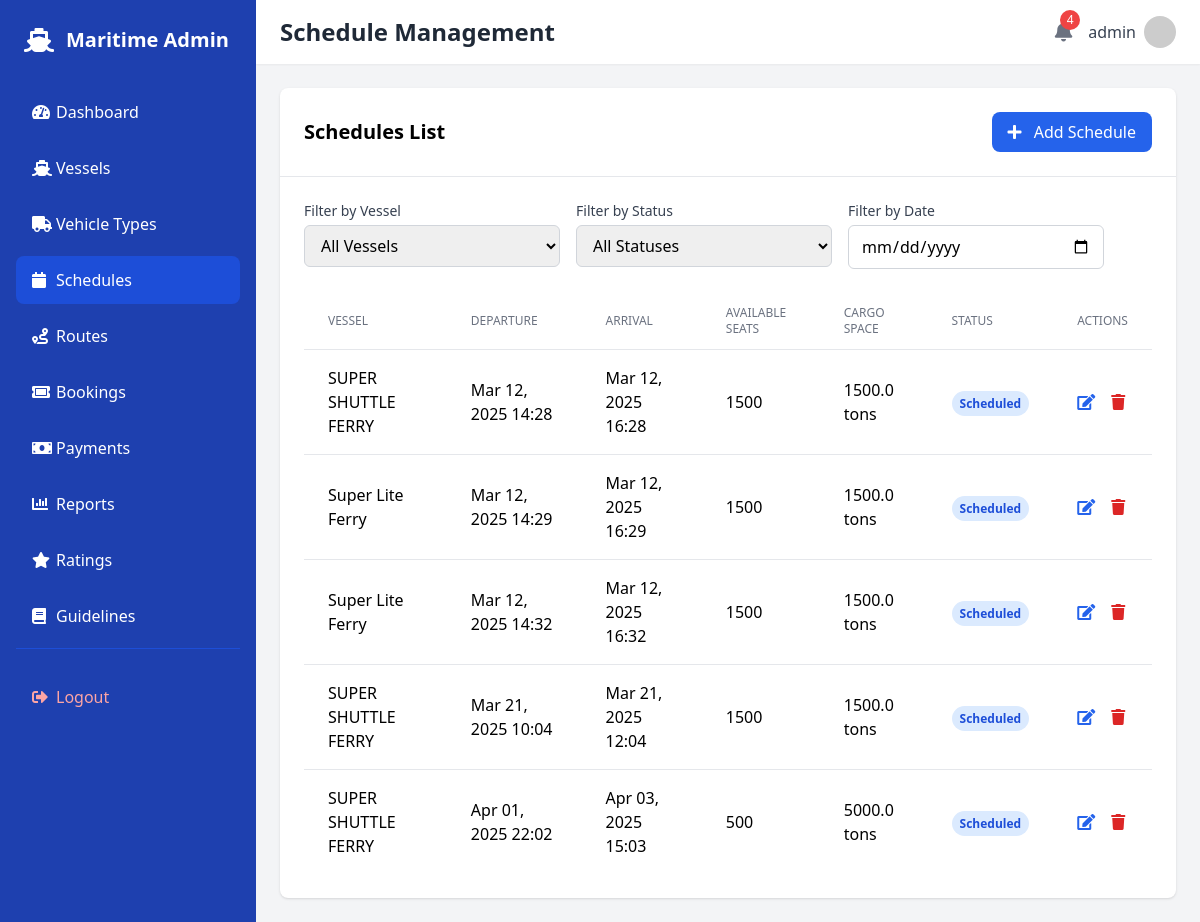
The page /dashboard/schedules/ (signed in) on the database as committed earlier.
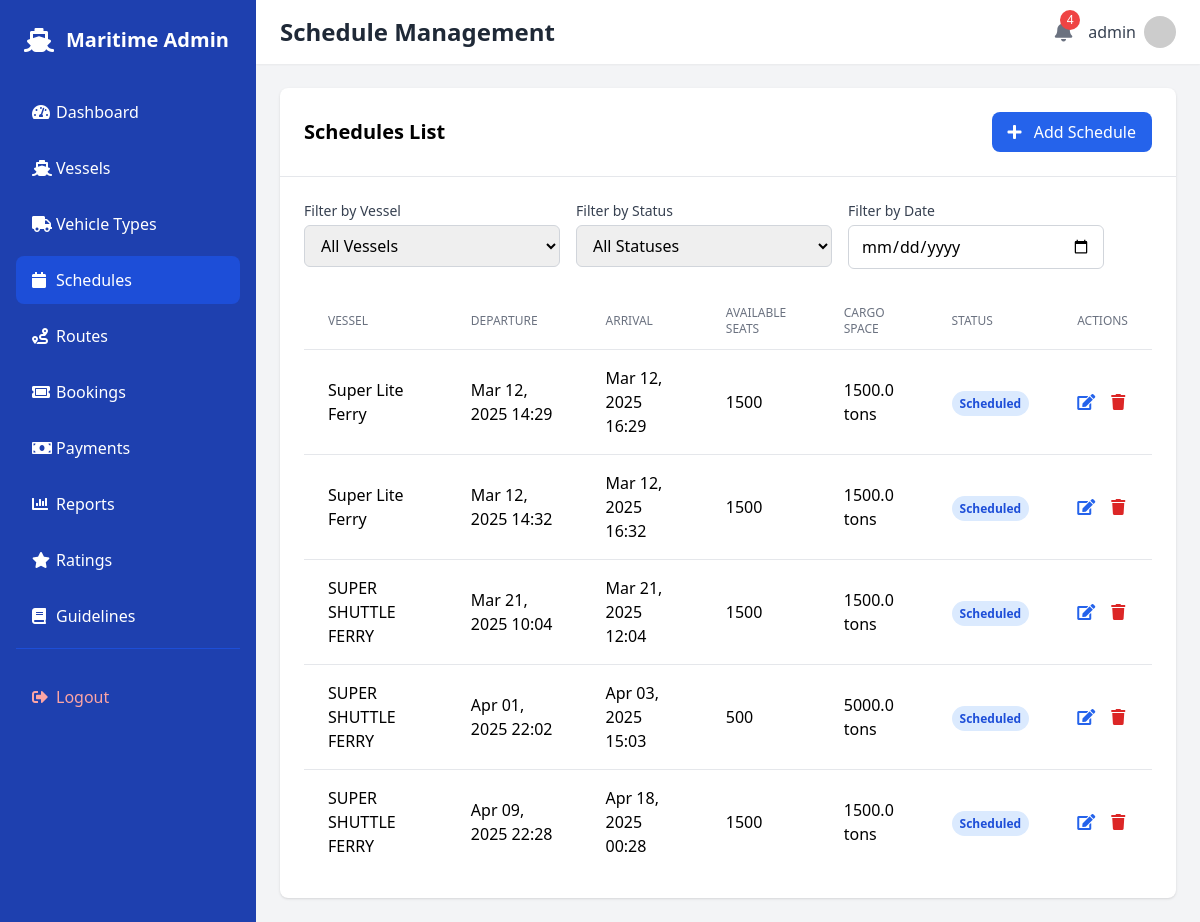
The same page on the database as committed later.
### trip/models.py (models this page shows, shortened)
class Schedule(models.Model):
    vessel = models.ForeignKey(Vessel, on_delete=models.CASCADE)
    route = models.ForeignKey(Route, on_delete=models.CASCADE)
    departure_datetime = models.DateTimeField()
    arrival_datetime = models.DateTimeField()
    available_seats = models.PositiveIntegerField()
    available_cargo_space = models.FloatField()
    adult_fare = models.DecimalField(
        max_digits=10,
        decimal_places=2,
        validators=[MinValueValidator(0)],
        help_text="Adult passenger fare rate"
    )
    child_fare = models.DecimalField(
        max_digits=10,
        decimal_places=2,
        validators=[MinValueValidator(0)],
        help_text="Child passenger fare rate (ages 3-11)"
    )
    STATUS_CHOICES = [
        ('scheduled', 'Scheduled'),
        ('in_progress', 'In Progress'),
        ('completed', 'Completed'),
        ('canceled', 'Canceled'),
    ]
    status = models.CharField(max_length=20, choices=STATUS_CHOICES, default='scheduled')
    notes = models.TextField(blank=True, null=True)

class Vessel(models.Model):
    name = models.CharField(max_length=100)
    capacity_passengers = models.PositiveIntegerField()
    capacity_cargo = models.FloatField(help_text="Capacity in metric tons")
    active = models.BooleanField(default=True)

### trip/views.py (the view)
# urls.py: path('dashboard/schedules/', views.schedule_list, name='dashboard_schedules'),
@login_required
@staff_member_required
def schedule_list(request):
    schedules = Schedule.objects.select_related('vessel', 'route').order_by('departure_datetime')
    search_query = request.GET.get('search', '')
    status_filter = request.GET.get('status', '')
    date_filter = request.GET.get('date', '')
    if search_query:
        schedules = schedules.filter(
            Q(vessel__name__icontains=search_query) |
            Q(route__name__icontains=search_query)
        )
    if status_filter:
        schedules = schedules.filter(status=status_filter)
    if date_filter:
        try:
            filter_date = timezone.datetime.strptime(date_filter, '%Y-%m-%d').date()
            schedules = schedules.filter(departure_datetime__date=filter_date)
        except ValueError:
            pass
    paginator = Paginator(schedules, 15)  # Show 15 schedules per page
    page = request.GET.get('page', 1)
    try:
        schedules = paginator.page(page)
    except PageNotAnInteger:
        schedules = paginator.page(1)
    except EmptyPage:
        schedules = paginator.page(paginator.num_pages)
    context = {
        'schedules': schedules,
        'search_query': search_query,
        'status_filter': status_filter,
        'date_filter': date_filter,
        'active_tab': 'schedules',
        'status_choices': Schedule.STATUS_CHOICES,
    }
    return render(request, 'dashboard/schedules.html', context)

### trip/views.py (called while the page is built)
def get_notification_context(request):
    if request.user.is_authenticated:
        pending_payments_count = Booking.objects.filter(is_paid=False).count()
        return {
            'pending_payments_count': pending_payments_count
        }
    return {'pending_payments_count': 0}

### templates/dashboard/schedules.html (shortened to what the changed rows need)
{% extends 'dashboard/base.html' %}
{% block header %}Schedule Management{% endblock %}
{% block content %}
<div class="bg-white rounded-lg shadow">
    <div class="p-6 border-b border-gray-200 flex justify-between items-center">
        <h2 class="text-xl font-semibold">Schedules List</h2>
    </div>
    <div class="p-6">
        <div class="overflow-x-auto">
            <table class="min-w-full divide-y divide-gray-200">
                <thead>
                    <tr>
                        <th class="px-6 py-3 text-left text-xs font-medium text-gray-500 uppercase">Vessel</th>
                        <th class="px-6 py-3 text-left text-xs font-medium text-gray-500 uppercase">Departure</th>
                        <th class="px-6 py-3 text-left text-xs font-medium text-gray-500 uppercase">Arrival</th>
                        <th class="px-6 py-3 text-left text-xs font-medium text-gray-500 uppercase">Available Seats</th>
                        <th class="px-6 py-3 text-left text-xs font-medium text-gray-500 uppercase">Cargo Space</th>
                        <th class="px-6 py-3 text-left text-xs font-medium text-gray-500 uppercase">Status</th>
                        <th class="px-6 py-3 text-left text-xs font-medium text-gray-500 uppercase">Actions</th>
                    </tr>
                </thead>
                <tbody id="schedules-table-body" class="divide-y divide-gray-200">
                    {% for schedule in schedules %}
                    <tr data-vessel-id="{{ schedule.vessel.id }}" data-status="{{ schedule.status }}" data-date="{{ schedule.departure_datetime|date:'Y-m-d' }}">
                        <td class="px-6 py-4">{{ schedule.vessel.name }}</td>
                        <td class="px-6 py-4">{{ schedule.departure_datetime|date:"M d, Y H:i" }}</td>
                        <td class="px-6 py-4">{{ schedule.arrival_datetime|date:"M d, Y H:i" }}</td>
                        <td class="px-6 py-4">{{ schedule.available_seats }}</td>
                        <td class="px-6 py-4">{{ schedule.available_cargo_space }} tons</td>
                        <td class="px-6 py-4">
                            {% if schedule.status == 'scheduled' %}
                            <span class="px-2 py-1 text-xs font-semibold text-blue-700 bg-blue-100 rounded-full">Scheduled</span>
                            {% elif schedule.status == 'in_progress' %}
                            <span class="px-2 py-1 text-xs font-semibold text-yellow-700 bg-yellow-100 rounded-full">In Progress</span>
                            {% elif schedule.status == 'completed' %}
                            <span class="px-2 py-1 text-xs font-semibold text-green-700 bg-green-100 rounded-full">Completed</span>
                            {% elif schedule.status == 'canceled' %}
                            <span class="px-2 py-1 text-xs font-semibold text-red-700 bg-red-100 rounded-full">Canceled</span>
                            {% endif %}
                        </td>
                        <td class="px-6 py-4">
                            <button onclick="openEditScheduleModal({{ schedule.id }})" class="text-blue-600 hover:text-blue-800 mr-3">
                                <i class="fas fa-edit"></i>
                            </button>
                            <button onclick="openDeleteScheduleModal({{ schedule.id }})" class="text-red-600 hover:text-red-800">
                                <i class="fas fa-trash"></i>
                            </button>
                        </td>
                    </tr>
                    {% empty %}
                    <tr>
                        <td colspan="7" class="px-6 py-4 text-center text-gray-500">No schedules found</td>
                    </tr>
                    {% endfor %}
                </tbody>
            </table>
        </div>
    </div>
</div>
{% endblock %}

Rows that differ between the two databases and show on the page:
changed Schedule: departure_datetime "Mar 12, 2025 14:28" → "Apr 09, 2025 22:28"; arrival_datetime "Mar 12, 2025 16:28" → "Apr 18, 2025 00:28"; moves down the list
